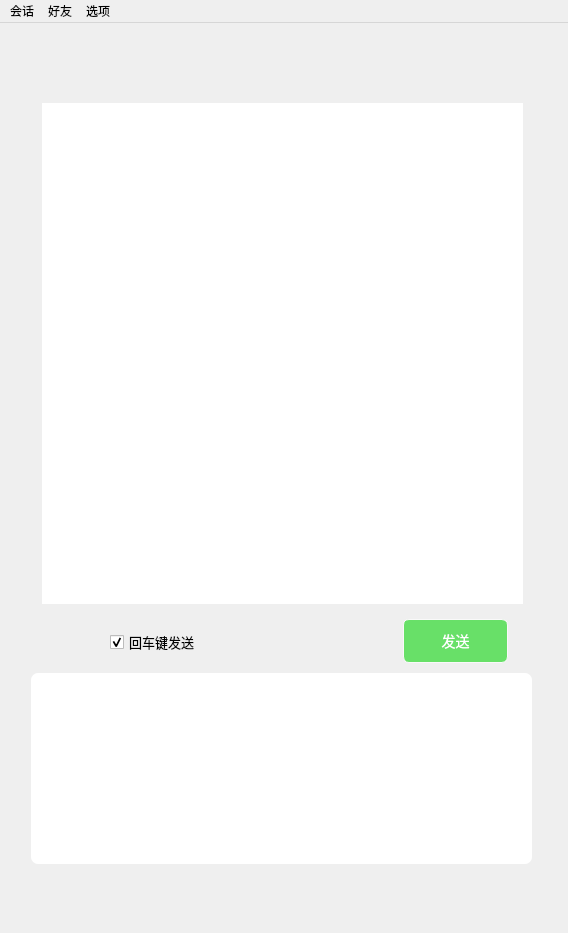
<?xml version="1.0" encoding="UTF-8"?>
<ui version="4.0">
 <class>MainWindow</class>
 <widget class="QMainWindow" name="MainWindow">
  <property name="geometry">
   <rect>
    <x>0</x>
    <y>0</y>
    <width>568</width>
    <height>933</height>
   </rect>
  </property>
  <property name="windowTitle">
   <string>MainWindow</string>
  </property>
  <property name="styleSheet">
   <string notr="true">font-size: 10.5pt;
QMainWindow {
	background-color: rgb(236, 236, 236);
	color: rgb(36, 36, 36);
}</string>
  </property>
  <widget class="QWidget" name="centralwidget">
   <widget class="QTextEdit" name="InputBox">
    <property name="geometry">
     <rect>
      <x>51</x>
      <y>670</y>
      <width>461</width>
      <height>151</height>
     </rect>
    </property>
    <property name="styleSheet">
     <string notr="true">QTextEdit {
	font: 11pt;
	border: 0px;
}</string>
    </property>
    <property name="html">
     <string>&lt;!DOCTYPE HTML PUBLIC &quot;-//W3C//DTD HTML 4.0//EN&quot; &quot;http://www.w3.org/TR/REC-html40/strict.dtd&quot;&gt;
&lt;html&gt;&lt;head&gt;&lt;meta name=&quot;qrichtext&quot; content=&quot;1&quot; /&gt;&lt;style type=&quot;text/css&quot;&gt;
p, li { white-space: pre-wrap; }
&lt;/style&gt;&lt;/head&gt;&lt;body style=&quot; font-family:'SimSun'; font-size:11pt; font-weight:400; font-style:normal;&quot;&gt;
&lt;p style=&quot;-qt-paragraph-type:empty; margin-top:0px; margin-bottom:0px; margin-left:0px; margin-right:0px; -qt-block-indent:0; text-indent:0px; font-family:'微软雅黑';&quot;&gt;&lt;br /&gt;&lt;/p&gt;&lt;/body&gt;&lt;/html&gt;</string>
    </property>
   </widget>
   <widget class="QLabel" name="label">
    <property name="geometry">
     <rect>
      <x>31</x>
      <y>650</y>
      <width>501</width>
      <height>191</height>
     </rect>
    </property>
    <property name="styleSheet">
     <string notr="true">background-color: rgb(255, 255, 255);
border-radius: 7px;</string>
    </property>
    <property name="text">
     <string/>
    </property>
   </widget>
   <widget class="QCheckBox" name="EnableEnterSend">
    <property name="geometry">
     <rect>
      <x>110</x>
      <y>600</y>
      <width>181</width>
      <height>38</height>
     </rect>
    </property>
    <property name="cursor">
     <cursorShape>PointingHandCursor</cursorShape>
    </property>
    <property name="styleSheet">
     <string notr="true">QCheckBox {
	font: 10pt;
}
QCheckBox::hover {
	color: rgb(40, 176, 104);
}</string>
    </property>
    <property name="text">
     <string>回车键发送</string>
    </property>
    <property name="checked">
     <bool>true</bool>
    </property>
   </widget>
   <widget class="QPushButton" name="SendMessage">
    <property name="geometry">
     <rect>
      <x>403</x>
      <y>596</y>
      <width>105</width>
      <height>44</height>
     </rect>
    </property>
    <property name="cursor">
     <cursorShape>PointingHandCursor</cursorShape>
    </property>
    <property name="styleSheet">
     <string notr="true">QPushButton {
	font: 10.5pt;
	color: rgb(255, 255, 255);
	background-color: rgb(104, 224, 104);
	border: 1px solid;
	border-color: rgb(249, 249, 249);
	border-radius: 6px;
}
QPushButton::hover {
	background-color: rgb(109, 236, 109);
}

QPushButton::disabled {
	background-color: rgb(169, 224, 166);
}</string>
    </property>
    <property name="text">
     <string>发送</string>
    </property>
   </widget>
   <widget class="QTextBrowser" name="TheOtherChatting">
    <property name="geometry">
     <rect>
      <x>42</x>
      <y>80</y>
      <width>241</width>
      <height>501</height>
     </rect>
    </property>
    <property name="styleSheet">
     <string notr="true">QTextBrowser {
	font: 11pt;
	border: 0px;
}</string>
    </property>
   </widget>
   <widget class="QTextBrowser" name="MyChatting">
    <property name="geometry">
     <rect>
      <x>282</x>
      <y>80</y>
      <width>241</width>
      <height>501</height>
     </rect>
    </property>
    <property name="styleSheet">
     <string notr="true">QTextBrowser {
	font: 11pt;
	border: 0px;
}</string>
    </property>
    <property name="html">
     <string>&lt;!DOCTYPE HTML PUBLIC &quot;-//W3C//DTD HTML 4.0//EN&quot; &quot;http://www.w3.org/TR/REC-html40/strict.dtd&quot;&gt;
&lt;html&gt;&lt;head&gt;&lt;meta name=&quot;qrichtext&quot; content=&quot;1&quot; /&gt;&lt;style type=&quot;text/css&quot;&gt;
p, li { white-space: pre-wrap; }
&lt;/style&gt;&lt;/head&gt;&lt;body style=&quot; font-family:'SimSun'; font-size:11pt; font-weight:400; font-style:normal;&quot;&gt;
&lt;p style=&quot;-qt-paragraph-type:empty; margin-top:0px; margin-bottom:0px; margin-left:0px; margin-right:0px; -qt-block-indent:0; text-indent:0px; font-size:9pt;&quot;&gt;&lt;br /&gt;&lt;/p&gt;&lt;/body&gt;&lt;/html&gt;</string>
    </property>
   </widget>
   <zorder>label</zorder>
   <zorder>InputBox</zorder>
   <zorder>EnableEnterSend</zorder>
   <zorder>SendMessage</zorder>
   <zorder>MyChatting</zorder>
   <zorder>TheOtherChatting</zorder>
  </widget>
  <widget class="QMenuBar" name="menuBar">
   <property name="geometry">
    <rect>
     <x>0</x>
     <y>0</y>
     <width>568</width>
     <height>46</height>
    </rect>
   </property>
   <widget class="QMenu" name="dialog">
    <property name="title">
     <string>会话</string>
    </property>
    <addaction name="new_dialog"/>
    <addaction name="close_dialog"/>
    <addaction name="close_every_dialog"/>
   </widget>
   <widget class="QMenu" name="myfriend">
    <property name="title">
     <string>好友</string>
    </property>
    <addaction name="add_friend"/>
    <addaction name="friend_list"/>
   </widget>
   <widget class="QMenu" name="option">
    <property name="title">
     <string>选项</string>
    </property>
    <addaction name="exit_login"/>
    <addaction name="add_new_id"/>
    <addaction name="settings"/>
    <addaction name="exit"/>
   </widget>
   <addaction name="dialog"/>
   <addaction name="myfriend"/>
   <addaction name="option"/>
  </widget>
  <action name="new_dialog">
   <property name="text">
    <string>新建会话</string>
   </property>
  </action>
  <action name="close_dialog">
   <property name="text">
    <string>关闭会话</string>
   </property>
   <property name="iconText">
    <string>关闭会话</string>
   </property>
  </action>
  <action name="close_all_dialog">
   <property name="text">
    <string>关闭所有会话</string>
   </property>
  </action>
  <action name="add_friend">
   <property name="text">
    <string>添加好友</string>
   </property>
  </action>
  <action name="friend_list">
   <property name="text">
    <string>好友列表</string>
   </property>
  </action>
  <action name="settings">
   <property name="text">
    <string>设置</string>
   </property>
  </action>
  <action name="exit_login">
   <property name="text">
    <string>退出登录</string>
   </property>
  </action>
  <action name="add_new_id">
   <property name="text">
    <string>添加新号码</string>
   </property>
  </action>
  <action name="exit">
   <property name="text">
    <string>退出应用(同时退出登录)</string>
   </property>
  </action>
  <action name="close_every_dialog">
   <property name="text">
    <string>关闭所有会话</string>
   </property>
  </action>
 </widget>
 <resources/>
 <connections/>
</ui>
